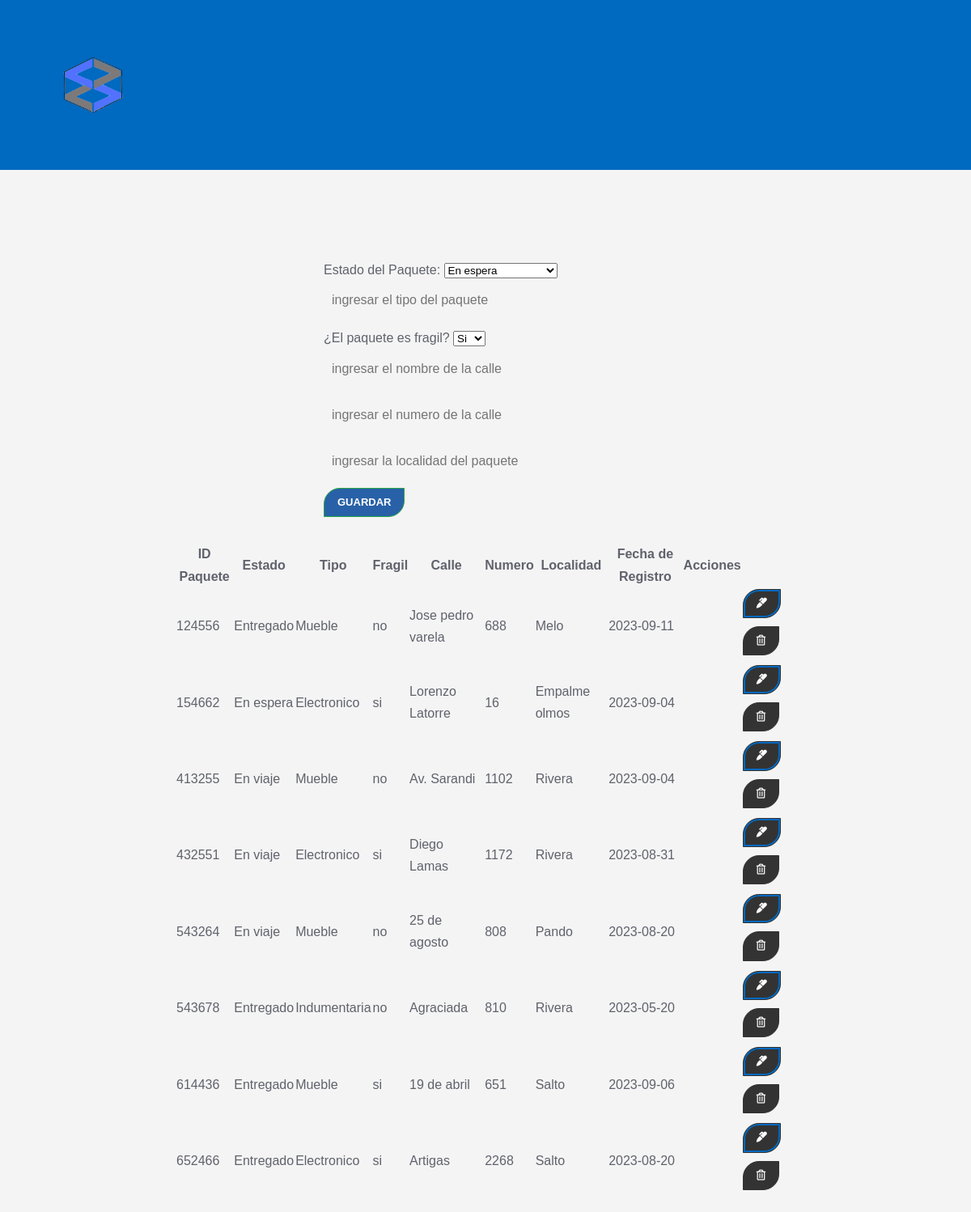
Page /home/gestionPaquete.php (signed in) on the committed database.
### tables this page shows
CREATE TABLE `paquete` (
  `id_paquete` int(10) NOT NULL,
  `estado` varchar(50) NOT NULL,
  `fecha_registro` date NOT NULL,
  `tipo` varchar(20) DEFAULT NULL,
  `fragil` varchar(2) NOT NULL
);

CREATE TABLE `direccion` (
  `id_paquete` int(10) NOT NULL,
  `calle` varchar(20) NOT NULL,
  `numero` int(10) NOT NULL,
  `localidad` varchar(20) NOT NULL
);

### home/gestionPaquete.php (the view, shortened to what this page needs)
<?php include("config\usersDB.php"); ?>
<?php include('includes\header.php'); ?>
<main class="container p-4">
  <div class="row">
    <div class="col-md-4">
      <div class="card card-body">
        <form action="save_paquete.php" method="POST">
        <label for="estado">Estado del Paquete:</label>
      <select name="estado" required>
        <option value="En espera">En espera</option>
      </select>
          <div class="form-group">
            <input type="text" name="tipo" class="form-control" placeholder="ingresar el tipo del paquete" autofocus required>
          </div>
          <label for="fragil">¿El paquete es fragil?</label>
      <select name="fragil" required>
        <option value="Si">Si</option>
      </select>
          <div class="form-group">
            <input type="text" name="calle" class="form-control" placeholder="ingresar el nombre de la calle" autofocus required>
          </div>
          <div class="form-group">
            <input type="text" name="numero" class="form-control" placeholder="ingresar el numero de la calle" autofocus required>
          </div>
          <div class="form-group">
            <input type="text" name="localidad" class="form-control" placeholder="ingresar la localidad del paquete" autofocus required>
          </div>
          <input type="submit" name="save_paquete" class="btn btn-success btn-block" value="Guardar">
        </form>
      </div>
    </div>
    <div class="col-md-8">
      <table class="table table-bordered">
    <table>
        <thead>
            <tr>
                <th>ID Paquete</th>
                <th>Estado</th>
                <th>Tipo</th>
                <th>Fragil</th>
                <th>Calle</th>
                <th>Numero</th>
                <th>Localidad</th>
                <th>Fecha de Registro</th>
                <th>Acciones</th>
            </tr>
        </thead>
        <tbody>
        <?php
  $query = "SELECT paquete.*, direccion.*
  FROM paquete
  JOIN direccion ON paquete.id_paquete = direccion.id_paquete;";
  $result_tasks = mysqli_query($conn, $query);
?>
<tbody>
  <?php
    while ($row = mysqli_fetch_assoc($result_tasks)) {
  ?>
  <tr>
    <td><?php echo $row['id_paquete']; ?></td>
    <td><?php echo $row['estado']; ?></td>
    <td><?php echo $row['tipo']; ?></td>
    <td><?php echo $row['fragil']; ?></td>
    <td><?php echo $row['calle'];?></td>
    <td><?php echo $row['numero'];?></td>
    <td><?php echo $row['localidad'];?></td>
    <td><?php echo $row['fecha_registro'];?></td>
    <td>
    </td>
    <td>
      <a href="edit_paquete.php?id_paquete=<?php echo $row['id_paquete']?>" class="btn btn-secondary">
        <i class="fas fa-marker"></i>
      </a>
      <a href="delete_paquete.php?id_paquete=<?php echo $row['id_paquete']?>" class="btn btn-danger">
        <i class="far fa-trash-alt"></i>
      </a>
    </td>
  </tr>
  <?php
    }
  ?>
</tbody>

### asset/css/seguimiento.css (style rules this page uses)
:root { --rich-black-fogra-29: hsl(230, 14%, 9%); --gray-x-11-gray: hsl(0, 0%, 73%); --oxford-blue_a15: hsla(216, 65%, 10%, 0.15); --yellow-green: #0069C0; --smoky-black: hsl(0, 0%, 6%); --black-coral: hsl(231, 6%, 40%); --light-gray: hsl(0, 0%, 80%); --cultured: hsl(240, 10%, 94%); --white: hsl(0, 0%, 100%); --white_a30: hsla(0, 0%, 100%, 0.3); --black: hsl(0, 0%, 0%); --ff-quicksand: "Quicksand", sans-serif; --ff-nunito_sans: "Nunito Sans", sans-serif; --fs-1: 5.5rem; --fs-2: 3.6rem; --fs-3: 3.2rem; --fs-4: 2.6rem; --fs-5: 2.4rem; --fs-6: 2.2rem; --fs-7: 2rem; --fs-8: 1.8rem; --fs-9: 1.5rem; --fs-10: 1.4rem; --fs-11: 1.3rem; --fw-500: 500; --fw-600: 600; --fw-700: 700; --section-padding: 40px; --shadow: 0 15px 40px 0 hsla(224, 24%, 47%, 0.1); --radius-circle: 50%; --radius-60: 60px; --radius-50: 50px; --radius-30: 30px; --radius-20: 20px; --radius-15: 15px; --radius-5: 5px; --transition-1: 0.25s ease; --transition-2: 0.5s ease; --cubic-out: cubic-bezier(0.33, 0.85, 0.4, 0.96); }
*, *::before, *::after { margin: 0; padding: 0; box-sizing: border-box; }
a, img, span, button, ion-icon { display: block; }
a { color: inherit; text-decoration: none; }
input, button { background: none; border: none; font: inherit; }
input { width: 100%; }
html { font-family: var(--ff-nunito_sans); font-size: 10px; scroll-behavior: smooth; }
body { background-color: var(--white); color: var(--black-coral); font-size: 1.6rem; line-height: 1.7; overflow-x: hidden; }
.container { padding-inline: 16px; }
.btn { display: flex; align-items: center; gap: 5px; font-family: var(--ff-quicksand); font-size: var(--fs-11); font-weight: var(--fw-700); text-transform: uppercase; max-width: max-content; padding: 20px 40px; border-radius: var(--radius-20) 0; line-height: 1.4; transition: var(--transition-1); }
.btn-secondary { color: var(--smoky-black); box-shadow: inset 0 0 0 2px var(--yellow-green); }
@media (min-width: 575px) { :root { --fs-2: 4.2rem; } }
@media (min-width: 575px) { .btn-secondary { padding-inline: 70px; } }
@media (min-width: 768px) { :root { --fs-3: 3.6rem; --section-padding: 60px; } }
@media (min-width: 768px) { .container { max-width: 850px; width: 100%; margin-inline: auto; } }
@media (min-width: 992px) { :root { --fs-2: 5.4rem; --fs-3: 3.6rem; --section-padding: 100px; } }
@media (min-width: 992px) { .container { max-width: 1050px; } }
@media (min-width: 1200px) { :root { --fs-2: 6rem; --fs-3: 4rem; } }
@media (min-width: 1200px) { .container { max-width: 1200px; } }
@media (min-width: 1200px) { main { max-width: 800px; margin: 0 auto; padding: 20px; } }
@media (min-width: 1200px) { input[type="text"] { width: 100%; padding: 10px; margin-bottom: 10px; } }
@media (min-width: 1200px) { body, h1, h2, h3, p, ul, li { margin: 0; padding: 0; } }
@media (min-width: 1200px) { body { font-family: 'Arial', sans-serif; background-color: #f4f4f4; } }
@media (min-width: 1200px) { .container { max-width: 1200px; margin: 0 auto; overflow: hidden; } }
@media (min-width: 1200px) { main { padding: 20px 0; } }
@media (min-width: 1200px) { .card { margin-bottom: 20px; } }
@media (min-width: 1200px) { .table { width: 100%; border-collapse: collapse; margin-top: 20px; } }
@media (min-width: 1200px) { .btn { display: inline-block; padding: 8px 16px; margin-bottom: 10px; text-align: center; text-decoration: none; background-color: #333; color: #fff; border: 1px solid #333; cursor: pointer; } }
@media (min-width: 1200px) { .btn-success { background-color: #2861a7; border: 1px solid #28a745; } }
@media (min-width: 1200px) { form { max-width: 400px; margin: 0 auto; } }

### rows in the picture
paquete: direccion.id_paquete "124556", estado "Entregado", tipo "Mueble", fragil "no", direccion.calle "Jose pedro varela", direccion.numero "688", direccion.localidad "Melo", fecha_registro "2023-09-11"
paquete: direccion.id_paquete "154662", estado "En espera", tipo "Electronico", fragil "si", direccion.calle "Lorenzo Latorre", direccion.numero "16", direccion.localidad "Empalme olmos", fecha_registro "2023-09-04"
paquete: direccion.id_paquete "413255", estado "En viaje", tipo "Mueble", fragil "no", direccion.calle "Av. Sarandi", direccion.numero "1102", direccion.localidad "Rivera", fecha_registro "2023-09-04"
paquete: direccion.id_paquete "432551", estado "En viaje", tipo "Electronico", fragil "si", direccion.calle "Diego Lamas", direccion.numero "1172", direccion.localidad "Rivera", fecha_registro "2023-08-31"
paquete: direccion.id_paquete "543264", estado "En viaje", tipo "Mueble", fragil "no", direccion.calle "25 de agosto", direccion.numero "808", direccion.localidad "Pando", fecha_registro "2023-08-20"
paquete: direccion.id_paquete "543678", estado "Entregado", tipo "Indumentaria", fragil "no", direccion.calle "Agraciada", direccion.numero "810", direccion.localidad "Rivera", fecha_registro "2023-05-20"
paquete: direccion.id_paquete "614436", estado "Entregado", tipo "Mueble", fragil "si", direccion.calle "19 de abril", direccion.numero "651", direccion.localidad "Salto", fecha_registro "2023-09-06"
paquete: direccion.id_paquete "652466", estado "Entregado", tipo "Electronico", fragil "si", direccion.calle "Artigas", direccion.numero "2268", direccion.localidad "Salto", fecha_registro "2023-08-20"
